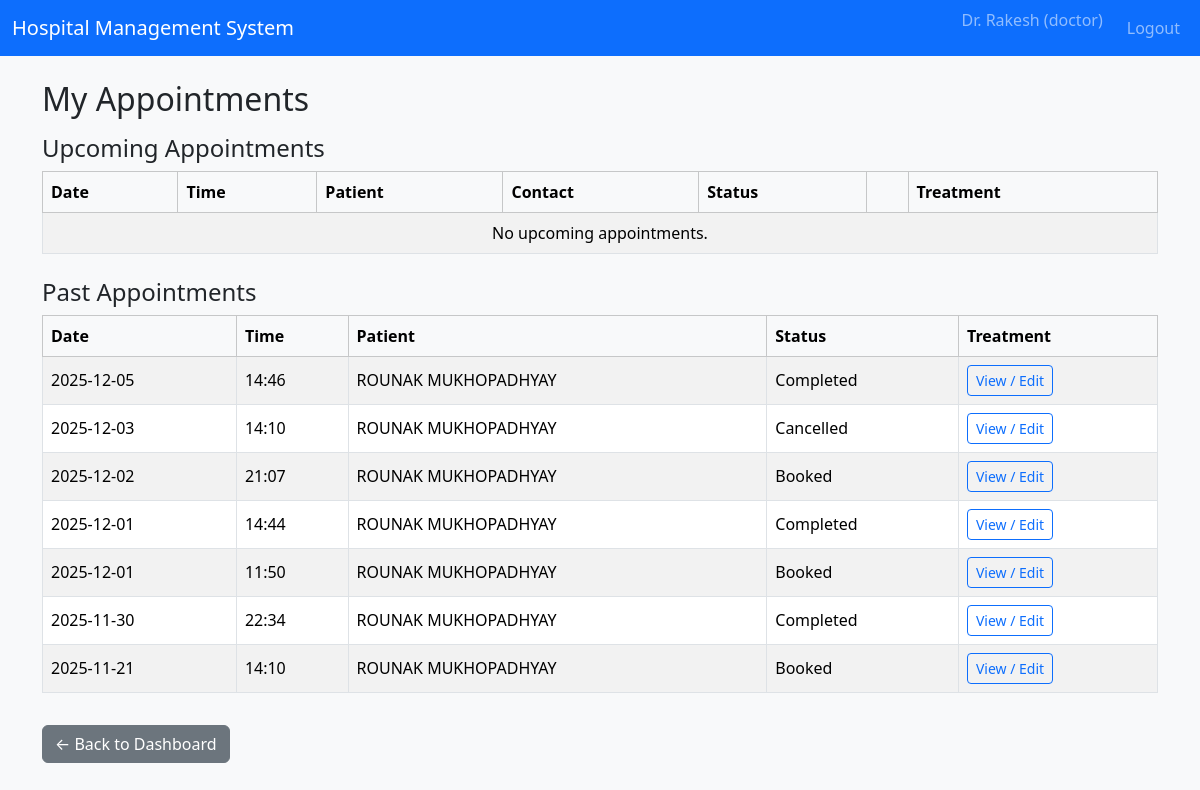
Screenshot of /doctor/appointments (signed in) with the database file from the repository.
### tables this page shows
CREATE TABLE appointments (
            id INTEGER PRIMARY KEY AUTOINCREMENT,
            patient_id INTEGER NOT NULL,
            doctor_id INTEGER NOT NULL,
            date TEXT NOT NULL, -- YYYY-MM-DD
            time TEXT NOT NULL, -- HH:MM
            status TEXT NOT NULL CHECK(status IN ('Booked', 'Completed', 'Cancelled')),
            created_at TEXT NOT NULL,
            updated_at TEXT NOT NULL,
            FOREIGN KEY(patient_id) REFERENCES patients(id),
            FOREIGN KEY(doctor_id) REFERENCES doctors(id),
            UNIQUE(doctor_id, date, time) -- prevent double booking
        );

CREATE TABLE users (
            id INTEGER PRIMARY KEY AUTOINCREMENT,
            username TEXT UNIQUE NOT NULL,
            password_hash TEXT NOT NULL,
            full_name TEXT NOT NULL,
            email TEXT,
            phone TEXT,
            role TEXT NOT NULL CHECK(role IN ('admin', 'doctor', 'patient')),
            is_active INTEGER NOT NULL DEFAULT 1,
            created_at TEXT NOT NULL
        );

### controllers/routes.py (the view)
@main_bp.route("/doctor/appointments")
@login_required
@role_required("doctor")
def doctor_appointments():
    doctor_id = get_current_doctor_id()
    if not doctor_id:
        flash("Doctor profile not found.", "danger")
        return redirect(url_for("main.doctor_dashboard"))
    conn = get_db_connection()
    cur = conn.cursor()
    cur.execute(
        """
        SELECT a.*, u.full_name AS patient_name, u.phone
        FROM appointments a
        JOIN patients p ON a.patient_id = p.id
        JOIN users u ON p.user_id = u.id
        WHERE a.doctor_id = ?
        ORDER BY a.date DESC, a.time DESC;
        """,
        (doctor_id,),
    )
    rows = cur.fetchall()
    conn.close()
    today_str = date_cls.today().isoformat()
    upcoming = []
    past = []
    for r in rows:
        if r["date"] >= today_str and r["status"] == "Booked":
            upcoming.append(r)
        else:
            past.append(r)
    return render_template("doctor_appointments.html", upcoming=upcoming, past=past)

### controllers/routes.py (called while the page is built)
def login_required(view_func):
    @wraps(view_func)
    def wrapped(*args, **kwargs):
        if "user_id" not in session:
            flash("Please log in to continue.", "warning")
            return redirect(url_for("main.login"))
        return view_func(*args, **kwargs)
    return wrapped

def role_required(role):
    def decorator(view_func):
        @wraps(view_func)
        def wrapped(*args, **kwargs):
            if "user_id" not in session or session.get("role") != role:
                flash("Unauthorized access.", "danger")
                return redirect(url_for("main.login"))
            return view_func(*args, **kwargs)
        return wrapped
    return decorator

def get_current_doctor_id():
    if "user_id" not in session:
        return None
    conn = get_db_connection()
    cur = conn.cursor()
    cur.execute(
        "SELECT d.id FROM doctors d JOIN users u ON d.user_id = u.id WHERE u.id = ?;",
        (session["user_id"],),
    )
    row = cur.fetchone()
    conn.close()
    return row["id"] if row else None

### models/models.py (called while the page is built)
def get_db_connection():
    conn = sqlite3.connect(DB_PATH)
    conn.row_factory = sqlite3.Row
    return conn

### templates/doctor_appointments.html (shortened to what this page needs)
{% extends "base.html" %}
{% block content %}
<h2>My Appointments</h2>
<h4 class="mt-3">Upcoming Appointments</h4>
<table class="table table-striped table-bordered align-middle">
    <thead class="table-light">
        <tr>
            <th>Date</th>
            <th>Time</th>
            <th>Patient</th>
            <th>Contact</th>
            <th>Status</th>
            <th></th>
            <th>Treatment</th>
        </tr>
    </thead>
    <tbody>
    {% if upcoming %}
        {% for a in upcoming %}
        <tr>
            <td>{{ a['date'] }}</td>
            <td>{{ a['time'] }}</td>
            <td>{{ a['patient_name'] }}</td>
            <td>{{ a['phone'] or '-' }}</td>
            <td>{{ a['status'] }}</td>
            <td>
                {% if a['status'] == 'Booked' %}
                <a
                    href="{{ url_for('main.doctor_update_appointment_status', appointment_id=a['id'], new_status='Completed') }}"
                    class="btn btn-sm btn-success me-1"
                >
                    Mark Completed
                </a>
                <a
                    href="{{ url_for('main.doctor_update_appointment_status', appointment_id=a['id'], new_status='Cancelled') }}"
                    class="btn btn-sm btn-danger"
                >
                    Cancel
                </a>
                {% endif %}
            </td>
            <td>
                <a
                    href="{{ url_for('main.doctor_treatment', appointment_id=a['id']) }}"
                    class="btn btn-sm btn-outline-primary"
                >
                    Add / Edit
                </a>
            </td>
        </tr>
        {% endfor %}
    {% else %}
        <tr>
            <td colspan="7" class="text-center">No upcoming appointments.</td>
        </tr>
    {% endif %}
    </tbody>
</table>
<h4 class="mt-4">Past Appointments</h4>
<table class="table table-striped table-bordered align-middle">
    <thead class="table-light">
        <tr>
            <th>Date</th>
            <th>Time</th>
            <th>Patient</th>
            <th>Status</th>
            <th>Treatment</th>
        </tr>
    </thead>
    <tbody>
    {% if past %}
        {% for a in past %}
        <tr>
            <td>{{ a['date'] }}</td>
            <td>{{ a['time'] }}</td>
            <td>{{ a['patient_name'] }}</td>
            <td>{{ a['status'] }}</td>
            <td>
                <a
                    href="{{ url_for('main.doctor_treatment', appointment_id=a['id']) }}"
                    class="btn btn-sm btn-outline-primary"
                >
                    View / Edit
                </a>
            </td>
        </tr>
        {% endfor %}
    {% else %}
        <tr>
            <td colspan="5" class="text-center">No past appointments yet.</td>
        </tr>
    {% endif %}
    </tbody>
</table>
<a href="{{ url_for('main.doctor_dashboard') }}" class="btn btn-secondary mt-3">
    ← Back to Dashboard
</a>
{% endblock %}

### rows the page displays
appointments: date "2025-12-05", time "14:46", patient_name "ROUNAK MUKHOPADHYAY", status "Completed"
appointments: date "2025-12-03", time "14:10", patient_name "ROUNAK MUKHOPADHYAY", status "Cancelled"
appointments: date "2025-12-02", time "21:07", patient_name "ROUNAK MUKHOPADHYAY", status "Booked"
appointments: date "2025-12-01", time "14:44", patient_name "ROUNAK MUKHOPADHYAY", status "Completed"
appointments: date "2025-12-01", time "11:50", patient_name "ROUNAK MUKHOPADHYAY", status "Booked"
appointments: date "2025-11-30", time "22:34", patient_name "ROUNAK MUKHOPADHYAY", status "Completed"
appointments: date "2025-11-21", time "14:10", patient_name "ROUNAK MUKHOPADHYAY", status "Booked"

### other values shown
{{ session.get('full_name', '') }} "Dr. Rakesh"
{{ session.get('role', '') }} "doctor"
